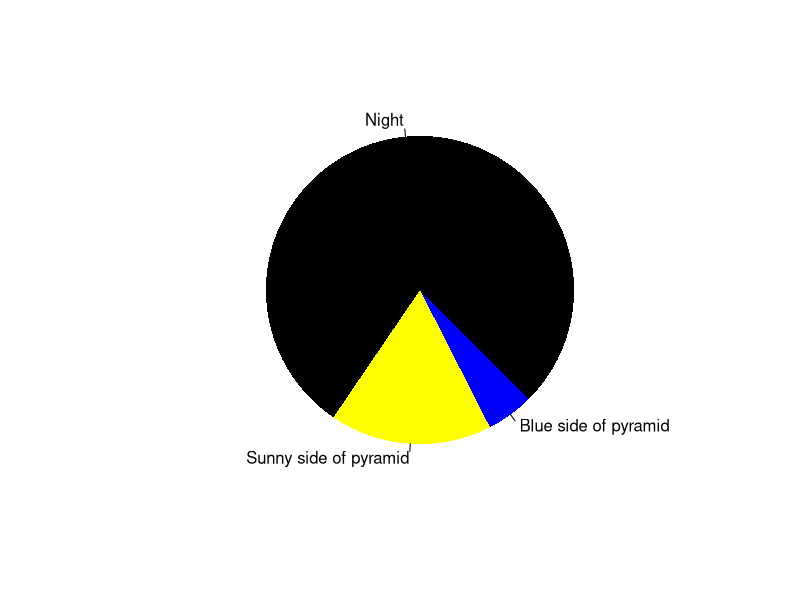
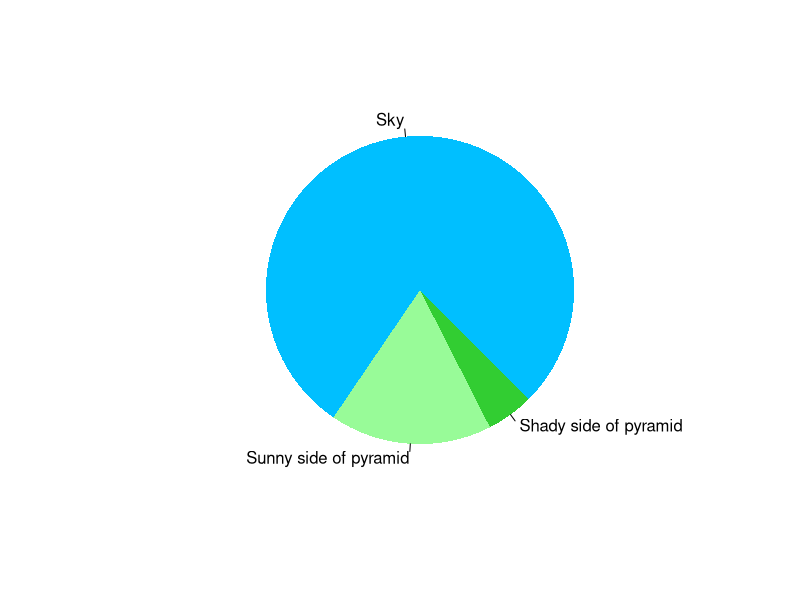

The R script that drew these images, in order:
## ---- chunk 1
pie(
  c(Night = 78, "Sunny side of pyramid" = 17, "Blue side of pyramid" = 5), 
  init.angle = 315, 
  col = c("black", "yellow", "blue"), 
  border = FALSE
)
## ---- chunk 2
pie(
  c(Sky = 78, "Sunny side of pyramid" = 17, "Shady side of pyramid" = 5), 
  init.angle = 315, 
  col = c("deepskyblue", "palegreen", "limegreen"), 
  border = FALSE
)
